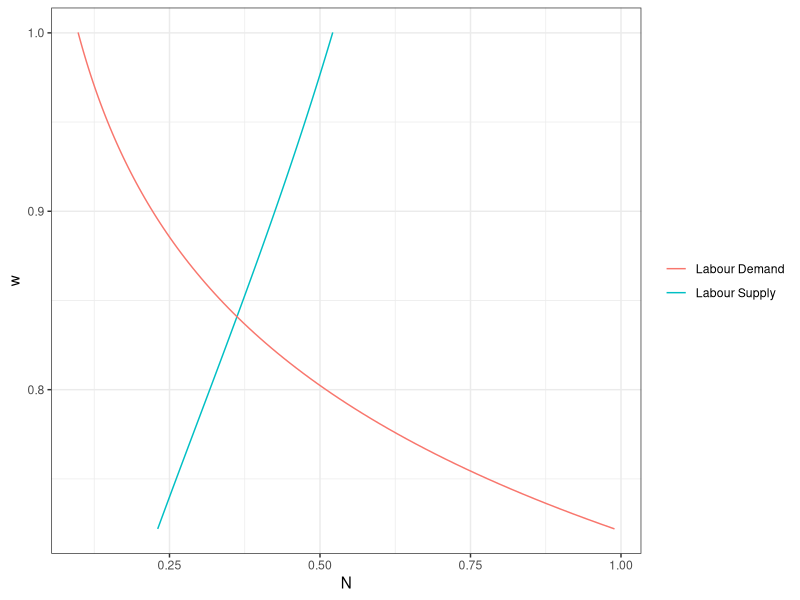
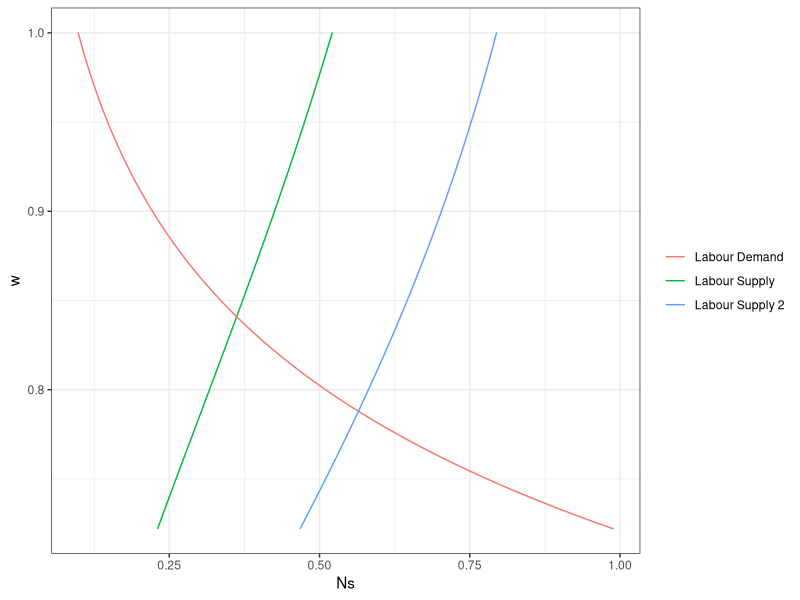
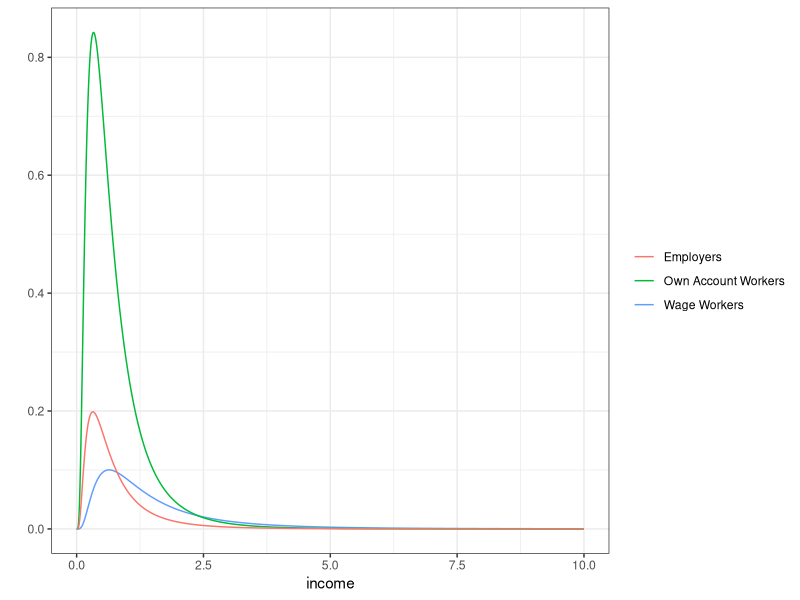
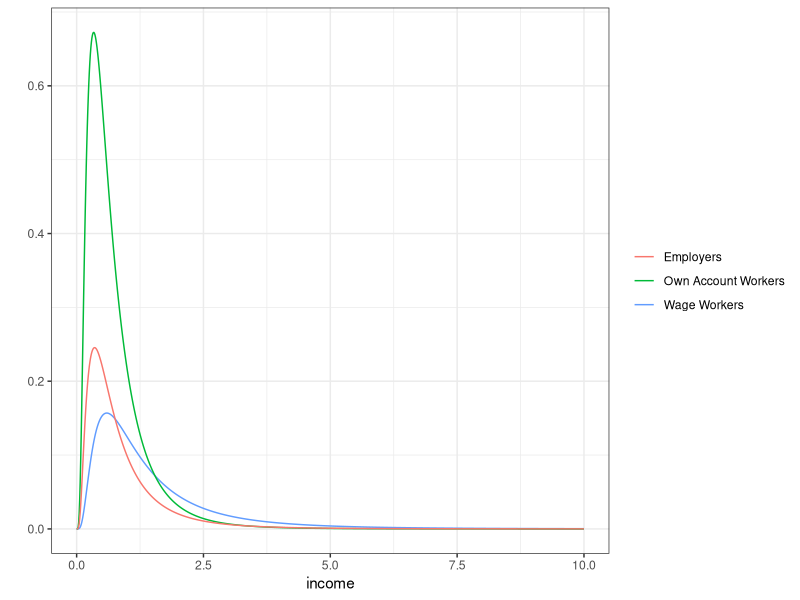
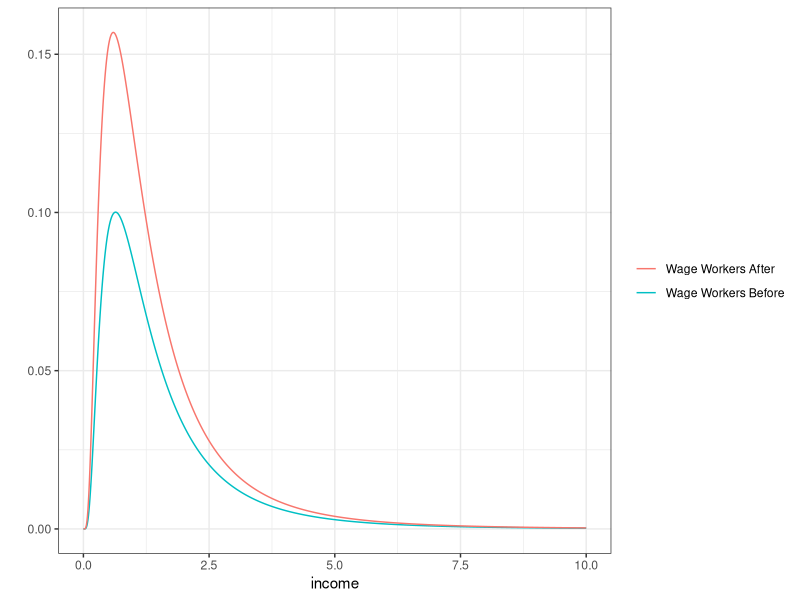
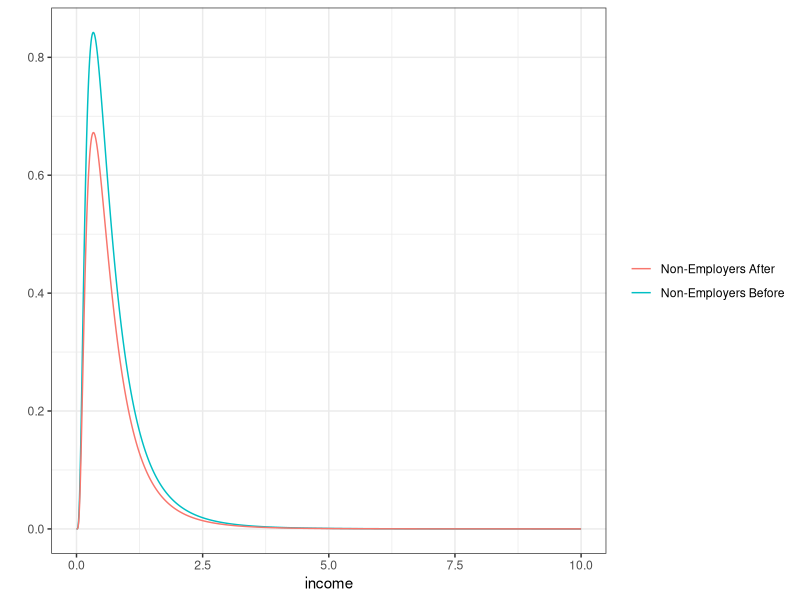
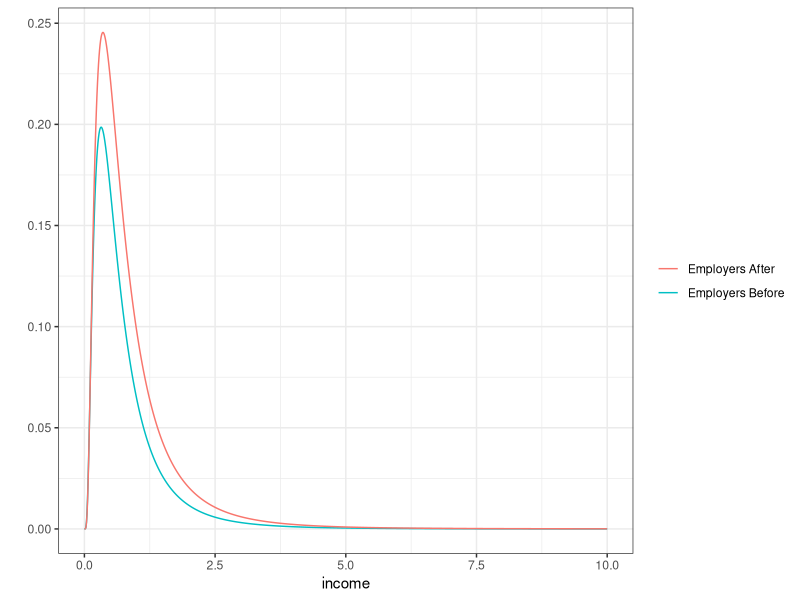

Here is the R script that generated these plots, in order:
############################## TOP INCOMES MODEL 3 #############################

# Solve for general eqbmn and build figures for the third version of the model

################################ INITIALISATION ################################

rm(list = ls())
gc()

library(ggplot2)
library(tidyr)

############################### PARAMETER VALUES ###############################

a <- 0.25 # share of managerial labour
tau <- c(0.5, 0.4) # labour market "friction" between 0 and 1, 
mu <- c(0, 0) # means of the normal distributions
o <- c(1, 1) # standard deviations of the normal distributions

# Use (m[1],o[1]) as the parameters of the m distribution, (m[2],o[2]) as the 
# parameters of the s distribution 

####################### A SPLIT THE DIFFERENCE FUNCTION ########################

# gap_func should be defined such that 
# i) function is positive below the solution
# ii) function is negative above the solution

split_the_diff <- function(gap_func, top, bot){
  
  exit <- 0
  
  while(exit == 0){
    
    mid <- (top + bot) / 2
    
    gap <- gap_func(mid)
    
    if (gap > 0){
      
      bot <- mid
      
    }
    
    if (gap <= 0){
      
      top <- mid
    }
    
    if (abs(gap) < 0.00001){
      
      exit <- 1
      
    }
  }
  
  return(mid)
  
}

########################## LABOUR SUPPLY AND DEMAND ############################

# Given w and parameters, this function returns labour supply
get_Ns <- function(w, mu, o, a, tau){
  
  chi <- (w / (a ^ a * (1 - a) ^ (1 - a))) ^ (1 / a)
  
  temp <- function(ln_z){
    
    return((1 / o[2]) * 
             dnorm((ln_z - (mu[2] + o[2] ^ 2)) / o[2]) * 
             pnorm((ln_z + log(chi) + log((1 - tau) ^ (1 / a)) - mu[1]) / o[1]))
    
  }
  
  return((1 - tau) * exp(mu[2] + (o[2] ^ 2) / 2) * 
           integrate(temp, -Inf, Inf)$value)
  
}

# Given w and parameters, this function returns labour demand
get_Nd <- function(w, mu, o, a){
  
  chi <- (w / (a ^ a * (1 - a) ^ (1 - a))) ^ (1 / a)
  
  temp <- function(ln_z){
    
    return((1 / o[2]) * dnorm((ln_z - mu[2]) / o[2]) * 
             (1 - pnorm((ln_z + log(chi) - (mu[1] + o[1] ^ 2)) / o[1])))
    
  }

  return(exp(mu[1] + (o[1] ^ 2) / 2) * ((1 - a) / w) ^ (1 / a) *
           integrate(temp, -Inf, Inf)$value)
  
}

# construct a sequence of w to find Ns and Nd

# lower bound chosen so that Nd = max(Ns) (for the minimum tau)
max_Ns <- (1 - min(tau)) * exp(mu[2] + o[2] / 2)

top <-  (1 - a) * (exp(mu[1] - mu[2] + (o[1] - o[2]) / 2) ^ a) /  
  ((1 - tau[1]) ^ a)
bot <- 0

gap_func <- function(w){
  
  return(get_Nd(w, mu, o, a) - (1 - min(tau)) * exp(mu[2] + o[2] / 2))
  
}

w_bot <- split_the_diff(gap_func, top, bot)

# upper bound chosen so that Ns > Nd(for the maximum tau)
top <- (1 - a) / (0.00001 ^ a) # set so that ((1 - a) / w) ^ (1 / a) = 0.00001
bot <- w_bot

gap_func <- function(w){
  
  return(exp(mu[1] + (o[1] ^ 2) / 2) * ((1 - a) / w) ^ (1 / a) - 
           get_Ns(w, mu, o, a, tau[1]))
  
}

w_top <- split_the_diff(gap_func, top, bot)

w <- seq(w_bot, w_top, length.out = 100)
Ns <-  sapply(w, get_Ns, mu = mu, o = o, a = a, tau = tau[1]) 
Nd <- sapply(w, get_Nd, mu = mu, o = o, a = a)

########################### DEMAND AND SUPPLY PLOT #############################

# Combined plot of labour demand and supply
data.frame(w = w, Ns = Ns, Nd = Nd) %>% 
  ggplot() +
  geom_line(aes(x = Ns, y = w, colour = "Labour Supply")) +
  geom_line(aes(x = Nd, y = w, colour = "Labour Demand")) +
  labs(x = "N", y = "w") +
  theme_bw() +
  theme(legend.title=element_blank())

################################ CHANGE IN TAU #################################

Ns_2 <-  sapply(w, get_Ns, mu = mu, o = o, a = a, tau = tau[2]) 

data.frame(w = w, Ns = Ns, Nd = Nd) %>% 
  ggplot() +
  geom_line(aes(x = Ns, y = w, colour = "Labour Supply")) +
  geom_line(aes(x = Nd, y = w, colour = "Labour Demand")) +
  geom_line(aes(x = Ns_2, y = w, colour = "Labour Supply 2")) +
  theme_bw() +
  theme(legend.title=element_blank())


######################### SOLVE FOR EQUILIBIRUM WAGE ###########################

# Solve for the equilibrium wage for both values of tau
w_star <- rep(0, 2)

# Target Nd - Ns. This is positive for w too low and negative for w too high

# First value of tau
low <- w[Ns - Nd < 0][which.max((Nd - Ns)[Nd - Ns > 0])]
high <- w[Ns - Nd > 0][which.min((Nd - Ns)[Nd - Ns < 0])]
gap_func <- function(w){
  
  return(get_Nd(w, mu, o, tau[1]) - get_Ns(w, mu, o, a, tau[1]))
  
}
w_star[1] <- split_the_diff(gap_func, high, low)

# Second value of tau
low <- w[Ns_2 - Nd < 0][which.max((Nd - Ns_2)[Nd - Ns_2 > 0])]
high <- w[Ns_2 - Nd > 0][which.min((Nd - Ns_2)[Nd - Ns_2 < 0])]
gap_func <- function(w){
  
  return(get_Nd(w, mu, o, tau[2]) - get_Ns(w, mu, o, a, tau[2]))
  
}
w_star[2] <- split_the_diff(gap_func, high, low)


############# SHARES OF WAGE WORKERS, OWN-ACCOUNT AND EMPLOYERS ################

ww_share <- rep(0, 2)
oa_share <- rep(0, 2)
emp_share <- rep(0, 2)

# first value of tau
chi <- (w_star[1] / (a ^ a * (1 - a) ^ (1 - a))) ^ (1 / a)
temp <- function(ln_z){
  
  return(
    (1 / o[2]) * 
      dnorm((ln_z - mu[2]) / o[2]) * 
      pnorm((ln_z + log(chi) + log((1 - tau[1]) ^ (1 / a)) - mu[1]) / o[1]))
 
}
ww_share[1] <- integrate(temp, -Inf, Inf)$value

temp <- function(ln_z){
  
  return(
    (1 / o[2]) * 
      dnorm((ln_z - mu[2]) / o[2]) * 
      (pnorm((ln_z + log(chi) - mu[1]) / o[1]) 
        - pnorm((ln_z + log(chi) + log((1 - tau[1]) ^ (1 / a)) - mu[1]) / o[1])))
}
oa_share[1] <- integrate(temp, -Inf, Inf)$value

temp <- function(ln_z){
  
  return(
    (1 / o[2]) * 
      dnorm((ln_z - mu[2]) / o[2]) * 
      (1 - pnorm((ln_z + log(chi) - mu[1]) / o[1])))
}
emp_share[1] <- integrate(temp, -Inf, Inf)$value

# second value of tau
chi <- (w_star[2] / (a ^ a * (1 - a) ^ (1 - a))) ^ (1 / a)
temp <- function(ln_z){
  
  return(
    (1 / o[2]) * 
      dnorm((ln_z - mu[2]) / o[2]) * 
      pnorm((ln_z + log(chi) + log((1 - tau[2]) ^ (1 / a)) - mu[1]) / o[1]))
  
}
ww_share[2] <- integrate(temp, -Inf, Inf)$value

temp <- function(ln_z){
  
  return(
    (1 / o[2]) * 
      dnorm((ln_z - mu[2]) / o[2]) * 
      (pnorm((ln_z + log(chi) - mu[1]) / o[1]) 
       - pnorm((ln_z + log(chi) + log((1 - tau[2]) ^ (1 / a)) - mu[1]) / o[1])))
}
oa_share[2] <- integrate(temp, -Inf, Inf)$value

temp <- function(ln_z){
  
  return(
    (1 / o[2]) * 
      dnorm((ln_z - mu[2]) / o[2]) * 
      (1 - pnorm((ln_z + log(chi) - mu[1]) / o[1])))
}
emp_share[2] <- integrate(temp, -Inf, Inf)$value

ww_share
oa_share
emp_share

############################### INCOME DENSITIES ###############################

# sequence of incomes
K <- 1000
y <- seq(0, 10, length.out = K)

ww_dens <- matrix(0, K, 2)
oa_dens <- matrix(0, K, 2)
emp_dens <- matrix(0, K, 2)


# density functions
get_ww_dens <- function(y, w, tau, chi, mu, o, a){
  
  temp <- y / (w * (1 - tau))
  
  return((1 / y) * dnorm(log(temp), mu[2], o[2]) * 
    pnorm(log(temp) + log(chi * (1 - tau) ^ (1 / a)), mu[1], o[1]))
  
}

get_oa_dens <- function(y, w, tau, chi, mu, o, a){
  
  temp <- y / w
  
  temp_func <- function(z){
    
     return((1 / (a * y * z)) * 
      dnorm(a ^ (-1) * log(temp * chi ^ a / (z ^ (1 - a))), mu[1], o[1]) *
      dnorm(log(z), mu[2], o[2]))
      
  }
  
  return(integrate(temp_func, temp, temp / (1 - tau))$value)

}

get_emp_dens <- function(y, w, tau, chi, mu, o, a){
  
  temp <- y / w
  
  return((1 / y) * dnorm(log(chi * temp), mu[1], o[1]) * 
    pnorm(log(temp), mu[2], o[2]))
  
}


#### First equilibrium

chi <- (w_star[1] / (a ^ a * (1 - a) ^ (1 - a))) ^ (1 / a)

ww_dens[2:K, 1] <- sapply(y[2:K], get_ww_dens, w = w_star[1], tau = tau[1], 
                          chi = chi, mu = mu, o = o, a = a)
oa_dens[2:K, 1] <- sapply(y[2:K], get_oa_dens, w = w_star[1], tau = tau[1], 
                          chi = chi, mu = mu, o = o, a = a)
emp_dens[2:K, 1] <- sapply(y[2:K], get_emp_dens, w = w_star[1], tau = tau[1], 
                           chi = chi, mu = mu, o = o, a = a)

data.frame(y = y, ww = ww_dens[, 1], oa = oa_dens[, 1], emp = emp_dens[, 1]) %>% 
  ggplot() +
  geom_line(aes(x = y, y = ww, colour = "Wage Workers")) +
  geom_line(aes(x = y, y = oa, colour = "Own Account Workers")) +
  geom_line(aes(x = y, y = emp, colour = "Employers")) +
  labs(x = "income", y = "") +
  theme_bw() +
  theme(legend.title=element_blank())

#### Second equilibrium

chi <- (w_star[2] / (a ^ a * (1 - a) ^ (1 - a))) ^ (1 / a)

ww_dens[2:K, 2] <- sapply(y[2:K], get_ww_dens, w = w_star[2], tau = tau[2], 
                          chi = chi, mu = mu, o = o, a = a)
oa_dens[2:K, 2] <- sapply(y[2:K], get_oa_dens, w = w_star[2], tau = tau[2], 
                          chi = chi, mu = mu, o = o, a = a)
emp_dens[2:K, 2] <- sapply(y[2:K], get_emp_dens, w = w_star[2], tau = tau[2], 
                           chi = chi, mu = mu, o = o, a = a)

data.frame(y = y, ww = ww_dens[, 2], oa = oa_dens[, 2], emp = emp_dens[, 2]) %>% 
  ggplot() +
  geom_line(aes(x = y, y = ww, colour = "Wage Workers")) +
  geom_line(aes(x = y, y = oa, colour = "Own Account Workers")) +
  geom_line(aes(x = y, y = emp, colour = "Employers")) +
  labs(x = "income", y = "") +
  theme_bw() +
  theme(legend.title=element_blank())

#### Comparison plots for individual groups

# wage workers
data.frame(y = y, ww_1 = ww_dens[, 1], ww_2 = ww_dens[, 2]) %>%
  ggplot() + 
  geom_line(aes(x = y, y = ww_1, colour = "Wage Workers Before")) +
  geom_line(aes(x = y, y = ww_2, colour = "Wage Workers After")) +
  labs(x = "income", y = "") +
  theme_bw() +
  theme(legend.title=element_blank())

# own-account workers
data.frame(y = y, oa_1 = oa_dens[, 1], oa_2 = oa_dens[, 2]) %>%
  ggplot() + 
  geom_line(aes(x = y, y = oa_1, colour = "Non-Employers Before")) +
  geom_line(aes(x = y, y = oa_2, colour = "Non-Employers After")) +
  labs(x = "income", y = "") +
  theme_bw() +
  theme(legend.title=element_blank())

# employers
data.frame(y = y, emp_1 = emp_dens[, 1], emp_2 = emp_dens[, 2]) %>%
  ggplot() + 
  geom_line(aes(x = y, y = emp_1, colour = "Employers Before")) +
  geom_line(aes(x = y, y = emp_2, colour = "Employers After")) +
  labs(x = "income", y = "") +
  theme_bw() +
  theme(legend.title=element_blank())

#################################### TOP 1% ####################################

# Functions

get_ww_dist <- function(w_star, mu, o, a, tau, chi, y){
  
  temp <- function(ln_z){
  
    return(
      (1 / o[2]) * 
        dnorm((ln_z - mu[2]) / o[2]) * 
        pnorm((ln_z + log(chi) + log((1 - tau) ^ (1 / a)) - mu[1]) / o[1]))
  
  }
  
  top <- log(y) - log(w_star * (1 - tau))
  
  return(integrate(temp, -Inf, top)$value)
  
}

get_oa_dist <- function(w_star, mu, o, a, tau, chi, y){
  
  temp_one <- function(ln_z){
    
    return(
      (1 / o[2]) * 
        dnorm((ln_z - mu[2]) / o[2]) * 
        (pnorm((log(chi) + ln_z - mu[1]) / o[1]) -
           pnorm((log(chi) + log((1 - tau) ^ (1 / a)) + ln_z - mu[1]) / o[1])))
  }
  
  temp_two <- function(ln_z){
    
    return(
      (1 / o[2]) * 
        dnorm((ln_z - mu[2]) / o[2]) * 
        (pnorm((log(chi) + (1 / a) * log(y / w_star) - ((1 - a) / a) * ln_z - mu[1]) / o[1]) -
           pnorm((log(chi) + log((1 - tau) ^ (1 / a)) + ln_z - mu[1]) / o[1])))
  }
  
  mid <- log(y / w_star)
  top <- log(y / (w_star * (1  - tau)))
  
  return(integrate(temp_one, -Inf, mid)$value + 
           integrate(temp_two, mid, top)$value)
  
  
}

get_emp_dist <- function(w_star, mu, o, a, tau, chi, y){
  
  temp <- function(ln_z){
    
    return(
      (1 / o[2]) * 
        dnorm((ln_z - mu[2]) / o[2]) * 
        (pnorm((log(chi) + log(y / w_star) - mu[1]) / o[1]) -
           pnorm((log(chi) + ln_z - mu[1]) / o[1])))
  }
  
  top <- log(y / w_star)
  
  return(integrate(temp, -Inf, top)$value)
  
  
}

# Proceed in three steps
# i) find the overall shares of wage workers, own-account workers, and employers
# ii) find y such that the sum of the three distributions is 0.99
# iii) share in 1% can then be calculated as total share less mass below 0.99

#### first equilbrium

chi <- (w_star[1] / (a ^ a * (1 - a) ^ (1 - a))) ^ (1 / a)
ww_share <- get_ww_dist(w_star[1], mu, o, a, tau[1], chi, 10000)
oa_share <- get_oa_dist(w_star[1], mu, o, a, tau[1], chi, 10000)
emp_share <- get_emp_dist(w_star[1], mu, o, a, tau[1], chi, 10000)

ww_share + oa_share + emp_share

gap_func <- function(y){
  
  return(0.99 -  get_ww_dist(w_star[1], mu, o, a, tau[1], chi, y) -
           get_oa_dist(w_star[1], mu, o, a, tau[1], chi, y) -
           get_emp_dist(w_star[1], mu, o, a, tau[1], chi, y))
  
}

y_top1 <- split_the_diff(gap_func, 10000, 0)   

# shares
ww_top1 <- ww_share - get_ww_dist(w_star[1], mu, o, a, tau[1], chi, y_top1)
oa_top1 <- oa_share - get_oa_dist(w_star[1], mu, o, a, tau[1], chi, y_top1)
emp_top1 <- emp_share - get_emp_dist(w_star[1], mu, o, a, tau[1], chi, y_top1)

ww_top1 / (ww_top1 + oa_top1 + emp_top1)
oa_top1 / (ww_top1 + oa_top1 + emp_top1)
emp_top1 / (ww_top1 + oa_top1 + emp_top1)
(oa_top1 + emp_top1) / (ww_top1 + oa_top1 + emp_top1)

#### second equilibrium

chi <- (w_star[2] / (a ^ a * (1 - a) ^ (1 - a))) ^ (1 / a)
ww_share <- get_ww_dist(w_star[2], mu, o, a, tau[2], chi, 10000)
oa_share <- get_oa_dist(w_star[2], mu, o, a, tau[2], chi, 10000)
emp_share <- get_emp_dist(w_star[2], mu, o, a, tau[2], chi, 10000)

ww_share + oa_share + emp_share

gap_func <- function(y){
  
  return(0.99 -  get_ww_dist(w_star[2], mu, o, a, tau[2], chi, y) -
           get_oa_dist(w_star[2], mu, o, a, tau[2], chi, y) -
           get_emp_dist(w_star[2], mu, o, a, tau[2], chi, y))
  
}

y_top1 <- split_the_diff(gap_func, 10000, 0)   

# shares
ww_top1 <- ww_share - get_ww_dist(w_star[2], mu, o, a, tau[2], chi, y_top1)
oa_top1 <- oa_share - get_oa_dist(w_star[2], mu, o, a, tau[2], chi, y_top1)
emp_top1 <- emp_share - get_emp_dist(w_star[2], mu, o, a, tau[2], chi, y_top1)

ww_top1 / (ww_top1 + oa_top1 + emp_top1)
oa_top1 / (ww_top1 + oa_top1 + emp_top1)
emp_top1 / (ww_top1 + oa_top1 + emp_top1)
(oa_top1 + emp_top1) / (ww_top1 + oa_top1 + emp_top1)
